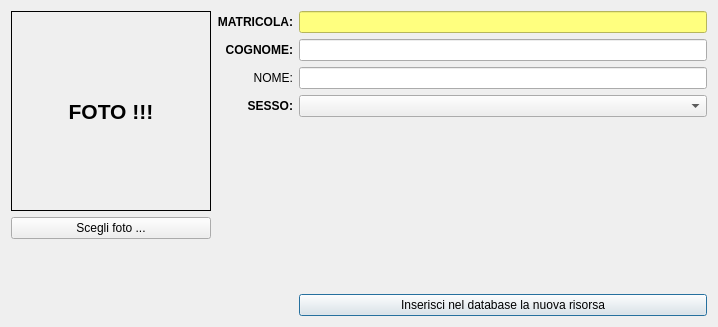
<?xml version="1.0" encoding="UTF-8"?>
<ui version="4.0">
 <class>FormAggiungiAnagrafica</class>
 <widget class="QWidget" name="FormAggiungiAnagrafica">
  <property name="geometry">
   <rect>
    <x>0</x>
    <y>0</y>
    <width>718</width>
    <height>327</height>
   </rect>
  </property>
  <property name="windowTitle">
   <string>Aggiungi Risorsa</string>
  </property>
  <layout class="QGridLayout" name="gridLayout_2">
   <item row="0" column="0">
    <layout class="QVBoxLayout" name="verticalLayout">
     <item>
      <widget class="QLabel" name="label">
       <property name="minimumSize">
        <size>
         <width>200</width>
         <height>200</height>
        </size>
       </property>
       <property name="maximumSize">
        <size>
         <width>200</width>
         <height>200</height>
        </size>
       </property>
       <property name="font">
        <font>
         <pointsize>16</pointsize>
         <weight>75</weight>
         <bold>true</bold>
        </font>
       </property>
       <property name="frameShape">
        <enum>QFrame::Box</enum>
       </property>
       <property name="text">
        <string>FOTO !!!</string>
       </property>
       <property name="alignment">
        <set>Qt::AlignCenter</set>
       </property>
      </widget>
     </item>
     <item>
      <widget class="QPushButton" name="pbCambiaFoto">
       <property name="text">
        <string>Scegli foto ...</string>
       </property>
      </widget>
     </item>
     <item>
      <spacer name="verticalSpacer_2">
       <property name="orientation">
        <enum>Qt::Vertical</enum>
       </property>
       <property name="sizeHint" stdset="0">
        <size>
         <width>20</width>
         <height>40</height>
        </size>
       </property>
      </spacer>
     </item>
    </layout>
   </item>
   <item row="0" column="1">
    <layout class="QGridLayout" name="gridLayout">
     <item row="3" column="1">
      <widget class="QComboBox" name="cbMatricePredefinita"/>
     </item>
     <item row="5" column="1">
      <widget class="QPushButton" name="pbInserisci">
       <property name="text">
        <string>Inserisci nel database la nuova risorsa</string>
       </property>
       <property name="autoDefault">
        <bool>true</bool>
       </property>
       <property name="default">
        <bool>true</bool>
       </property>
      </widget>
     </item>
     <item row="1" column="1">
      <widget class="QLineEdit" name="leCognome"/>
     </item>
     <item row="0" column="1">
      <widget class="QLineEdit" name="leMatricola">
       <property name="styleSheet">
        <string notr="true">background-color: rgb(255, 255, 127);</string>
       </property>
      </widget>
     </item>
     <item row="0" column="0">
      <widget class="QLabel" name="label_3">
       <property name="font">
        <font>
         <weight>75</weight>
         <bold>true</bold>
        </font>
       </property>
       <property name="text">
        <string>MATRICOLA:</string>
       </property>
       <property name="alignment">
        <set>Qt::AlignRight|Qt::AlignTrailing|Qt::AlignVCenter</set>
       </property>
      </widget>
     </item>
     <item row="4" column="1">
      <spacer name="verticalSpacer">
       <property name="orientation">
        <enum>Qt::Vertical</enum>
       </property>
       <property name="sizeHint" stdset="0">
        <size>
         <width>20</width>
         <height>40</height>
        </size>
       </property>
      </spacer>
     </item>
     <item row="1" column="0">
      <widget class="QLabel" name="label_2">
       <property name="font">
        <font>
         <weight>75</weight>
         <bold>true</bold>
        </font>
       </property>
       <property name="text">
        <string>COGNOME:</string>
       </property>
       <property name="alignment">
        <set>Qt::AlignRight|Qt::AlignTrailing|Qt::AlignVCenter</set>
       </property>
      </widget>
     </item>
     <item row="2" column="1">
      <widget class="QLineEdit" name="leNome"/>
     </item>
     <item row="2" column="0">
      <widget class="QLabel" name="label_4">
       <property name="font">
        <font>
         <weight>50</weight>
         <bold>false</bold>
        </font>
       </property>
       <property name="text">
        <string>NOME:</string>
       </property>
       <property name="alignment">
        <set>Qt::AlignRight|Qt::AlignTrailing|Qt::AlignVCenter</set>
       </property>
      </widget>
     </item>
     <item row="3" column="0">
      <widget class="QLabel" name="label_5">
       <property name="font">
        <font>
         <weight>75</weight>
         <bold>true</bold>
        </font>
       </property>
       <property name="text">
        <string>SESSO:</string>
       </property>
       <property name="alignment">
        <set>Qt::AlignRight|Qt::AlignTrailing|Qt::AlignVCenter</set>
       </property>
      </widget>
     </item>
    </layout>
   </item>
  </layout>
 </widget>
 <tabstops>
  <tabstop>leMatricola</tabstop>
  <tabstop>leCognome</tabstop>
  <tabstop>leNome</tabstop>
  <tabstop>pbCambiaFoto</tabstop>
  <tabstop>pbInserisci</tabstop>
 </tabstops>
 <resources/>
 <connections/>
</ui>
